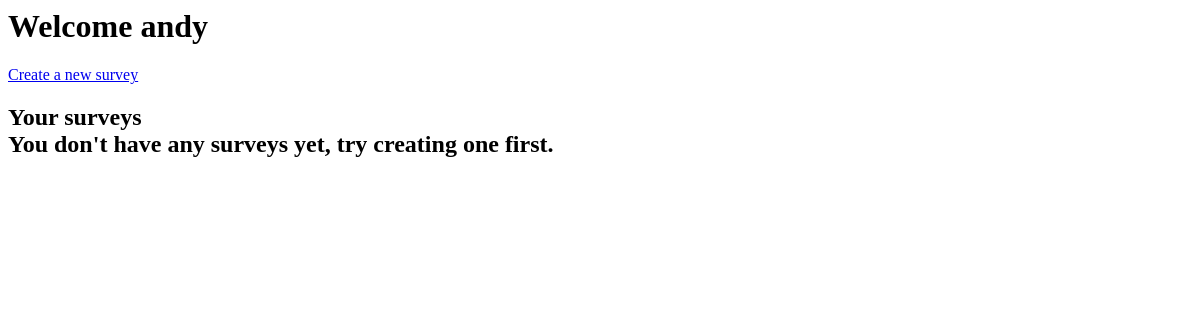
The page /surveys/ (signed in) on the database as committed earlier.
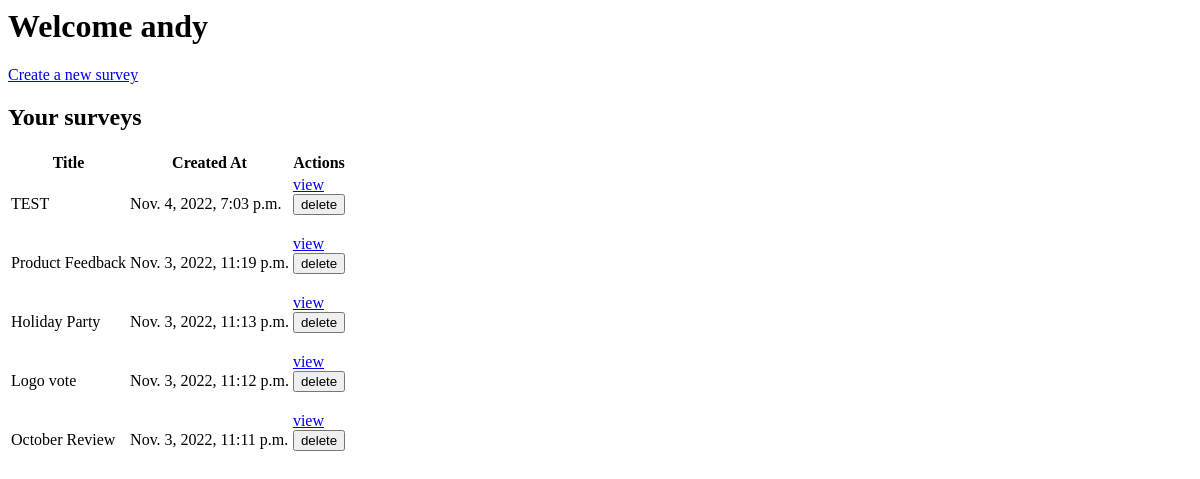
The same page on the database as committed later.
### surveys/models.py (models this page shows)
class Survey(models.Model):
    uuid = models.UUIDField(primary_key=True, default=uuid.uuid4, editable=False)
    title = models.CharField(max_length=64)
    is_active = models.BooleanField(default=False)
    creator = models.ForeignKey(User, on_delete=models.CASCADE)
    created_at = models.DateTimeField(default=timezone.now)

### surveys/views/survey_views.py (the view)
# urls.py: path("surveys/", survey_views.survey_list, name="survey-list"),
@login_required
def survey_list(request):
    surveys = Survey.objects.filter(creator=request.user).order_by("-created_at").all()
    return render(request, "survey/list.html", {"surveys": surveys})

### surveys/templates/survey/list.html (shortened to what this page needs)
<div class="ui center aligned basic very padded segment">
    <h1 class="ui header">Welcome {{ request.user.username }}</h1>
    <a href="{% url 'survey-create' %}">
        <div class="ui primary button">Create a new survey</div>
    </a>
</div>
<div class="ui center aligned basic very padded segment">
    {% if surveys %}
    <h2 class="ui header">Your surveys</h2>
    <table class="ui celled table">
        <thead>
            <tr>
                <th>Title</th>
                <th>Created At</th>
                <th>Actions</th>
            </tr>
        </thead>
        <tbody>
            {% for survey in surveys %}
            <tr>
                <td>{{ survey.title }}</td>
                <td>{{ survey.created_at }}</td>
                <td>
                    {% if survey.is_active %}
                    <a href="{% url 'survey-detail' survey.pk %}">
                        <div class="ui button">view</div>
                    </a>
                    {% else %}
                    <a href="{% url 'survey-edit' survey.pk %}">
                        <div class="ui button">edit</div>
                    </a>
                    {% endif %}
                    <form method="post" action="{% url 'survey-delete' survey.pk %}" style="display: inline-block;">
                        <button class=" ui button">delete</button>
                    </form>
                </td>
            </tr>
            {% endfor %}
        </tbody>
    </table>
    {% else %}
    <h2 class="ui header">Your surveys
        <div class="sub header">You don't have any surveys yet, try creating one first.</div>
    </h2>
    {% endif %}
</div>

Rows that differ between the two databases and show on the page:
added Survey: title "TEST", created_at "Nov. 4, 2022, 7:03 p.m.", is_active "view"
added Survey: title "Product Feedback", created_at "Nov. 3, 2022, 11:19 p.m.", is_active "view"
added Survey: title "Holiday Party", created_at "Nov. 3, 2022, 11:13 p.m.", is_active "view"
added Survey: title "Logo vote", created_at "Nov. 3, 2022, 11:12 p.m.", is_active "view"
added Survey: title "October Review", created_at "Nov. 3, 2022, 11:11 p.m.", is_active "view"
Other text that changed with them:
text no longer shown: "You don't have any surveys yet, try creating one first."
text now shown: "Title Created At Actions"
